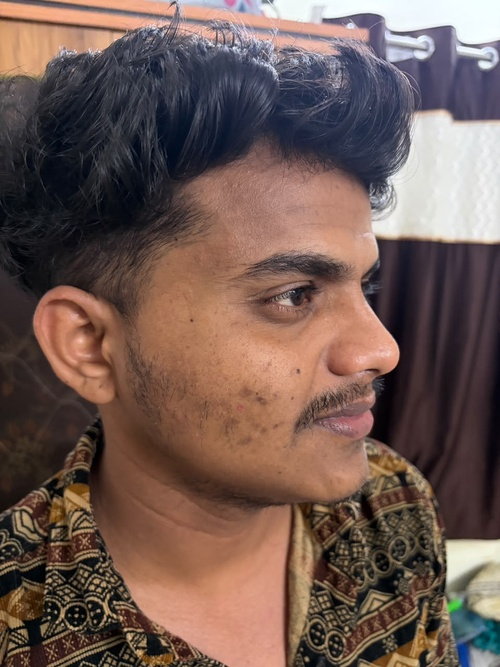
#> input picture data/photo1.jpeg, 500 x 667 px, shrunk from 960 x 1280 before the run; its folder holds 2 pictures in this run
$ python task2_features.py
#> lines starting #> are read from the running program, lines starting #| are printed output that depends on the picture

import cv2
import numpy as np
import matplotlib.pyplot as plt

from pathlib import Path
from skimage.feature import hog


# ==========================================
# 1. SET PROJECT PATHS
# ==========================================

BASE_DIR = Path(__file__).resolve().parent.parent

DATA_DIR = BASE_DIR / "data"
OUTPUT_DIR = BASE_DIR / "outputs" / "unit4"

OUTPUT_DIR.mkdir(parents=True, exist_ok=True)


# ==========================================
# 2. LOAD TWO PHOTOGRAPHS
# ==========================================

extensions = ["*.jpg", "*.jpeg", "*.png"]

image_files = []

for ext in extensions:
    image_files.extend(DATA_DIR.glob(ext))

image_files = sorted(image_files)

if len(image_files) < 2:
    raise FileNotFoundError(
        "Please put at least TWO photographs inside the data folder."
    )

image1 = cv2.imread(str(image_files[0]))
#> image1 is the input picture: shape (667, 500, 3); mean B, G, R 83.3, 90.6, 113.1
image2 = cv2.imread(str(image_files[1]))
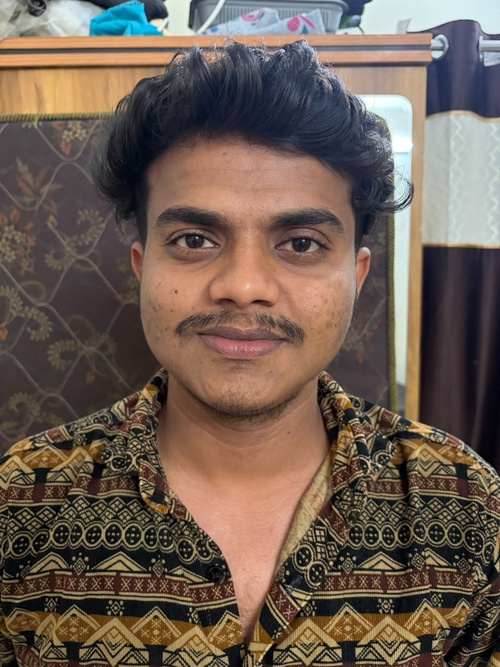
#> input picture data/photo2.jpeg, 500 x 667 px, shrunk from 960 x 1280 before the run
#> image2 is the input picture: shape (667, 500, 3); mean B, G, R 83, 94, 110.5

if image1 is None or image2 is None:
    raise ValueError("Unable to read input photographs.")

print("IMAGE 1:", image_files[0].name)
print("IMAGE 2:", image_files[1].name)


# ==========================================
# 3. CONVERT IMAGES TO GRAYSCALE
# ==========================================

gray1 = cv2.cvtColor(image1, cv2.COLOR_BGR2GRAY)
gray2 = cv2.cvtColor(image2, cv2.COLOR_BGR2GRAY)


# ==========================================
# 4. HOG FEATURE EXTRACTION
# ==========================================

def extract_hog(image):

    resized = cv2.resize(image, (128, 128))

    features, hog_image = hog(
        resized,
        orientations=9,
        pixels_per_cell=(8, 8),
        cells_per_block=(2, 2),
        visualize=True
    )
#> features = 8100 values, max 0.598 at index 2650, min 0 at index 17, mean 0.134

    return features, hog_image


hog_features1, hog_image1 = extract_hog(gray1)
#> hog_features1 has the same summary as features in extract_hog
hog_features2, hog_image2 = extract_hog(gray2)
#> in extract_hog (call 2), `resized = cv2.resize(image, (128, 128))`:
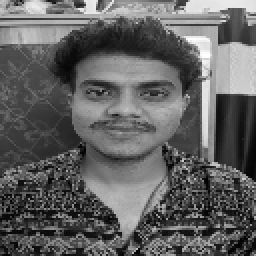
#> resized: shape (128, 128) (shown 2 times larger); min 1, max 255, mean 97.6
#> in extract_hog (call 2), `features, hog_image = hog( resized, orientations=9, pixels_per_cell=(8..`: features = 8100 values, max 0.525 at index 2686, min 0 at index 18, mean 0.135
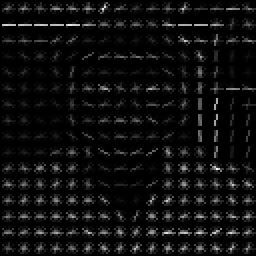
#> hog_image2: shape (128, 128) float64 (shown 2 times larger); min 0, max 68.99, mean 4; drawn with min black and max white
#> hog_features2 has the same summary as features in extract_hog

print("\nHOG FEATURE EXTRACTION")
print("----------------------")
print("Image 1 HOG features:", len(hog_features1))
#| Image 1 HOG features: 8100
print("Image 2 HOG features:", len(hog_features2))
#| Image 2 HOG features: 8100

plt.figure(figsize=(10, 5))

plt.subplot(1, 2, 1)
plt.imshow(hog_image1, cmap="gray")
plt.title("HOG Image 1")
plt.axis("off")

plt.subplot(1, 2, 2)
plt.imshow(hog_image2, cmap="gray")
plt.title("HOG Image 2")
plt.axis("off")

plt.tight_layout()
plt.savefig(OUTPUT_DIR / "hog_features.png", dpi=300)
plt.close()


# ==========================================
# 5. SIFT KEYPOINT DETECTION
# ==========================================

sift = cv2.SIFT_create()

keypoints1, descriptors1 = sift.detectAndCompute(
    gray1, None
)
#> keypoints1 = 2170 keypoints; strongest (x, y, size): (461, 556, 22.7), (98, 611, 2.5), (56, 612, 2), (49, 610, 2.1)

keypoints2, descriptors2 = sift.detectAndCompute(
    gray2, None
)
#> keypoints2 = 3341 keypoints; strongest (x, y, size): (331, 563, 2.5), (299, 609, 1.9), (317, 573, 2), (285, 627, 1.9)

print("\nSIFT FEATURE EXTRACTION")
print("-----------------------")
print("Image 1 keypoints:", len(keypoints1))
#| Image 1 keypoints: 2170
print("Image 2 keypoints:", len(keypoints2))
#| Image 2 keypoints: 3341


# Draw keypoints

sift_image1 = cv2.drawKeypoints(
    image1,
    keypoints1,
    None,
    flags=cv2.DRAW_MATCHES_FLAGS_DRAW_RICH_KEYPOINTS
)

sift_image2 = cv2.drawKeypoints(
    image2,
    keypoints2,
    None,
    flags=cv2.DRAW_MATCHES_FLAGS_DRAW_RICH_KEYPOINTS
)

cv2.imwrite(
    str(OUTPUT_DIR / "sift_keypoints_image1.jpg"),
    sift_image1
)

cv2.imwrite(
    str(OUTPUT_DIR / "sift_keypoints_image2.jpg"),
    sift_image2
)


# ==========================================
# 6. FEATURE MATCHING FUNCTION
# ==========================================

def match_features(desc1, desc2):

    if desc1 is None or desc2 is None:
        return []

    if len(desc1) < 2 or len(desc2) < 2:
        return []

    matcher = cv2.BFMatcher(cv2.NORM_L2)

    matches = matcher.knnMatch(
        desc1,
        desc2,
        k=2
    )
#> matches = 2170 matches

    good_matches = []

    for pair in matches:

        if len(pair) == 2:
            m, n = pair

            if m.distance < 0.75 * n.distance:
                good_matches.append(m)
#> after the loop, good_matches = 114 matches

    return good_matches


# ==========================================
# 7. MATCH TWO ORIGINAL PHOTOGRAPHS
# ==========================================

good_matches = match_features(
    descriptors1,
    descriptors2
)
#> good_matches = 114 matches

print("\nORIGINAL IMAGE MATCHING")
print("-----------------------")
print("Good matches:", len(good_matches))
#| Good matches: 114

matching_result = cv2.drawMatches(
    image1,
    keypoints1,
    image2,
    keypoints2,
    good_matches[:50],
    None,
    flags=cv2.DrawMatchesFlags_NOT_DRAW_SINGLE_POINTS
)

cv2.imwrite(
    str(OUTPUT_DIR / "original_feature_matching.jpg"),
    matching_result
)


# ==========================================
# 8. ROTATE SECOND IMAGE
# ==========================================

height, width = gray2.shape
#> height = 667; width = 500

rotation_matrix = cv2.getRotationMatrix2D(
    (width // 2, height // 2),
    30,
    1.0
)

rotated_image = cv2.warpAffine(
    gray2,
    rotation_matrix,
    (width, height)
)
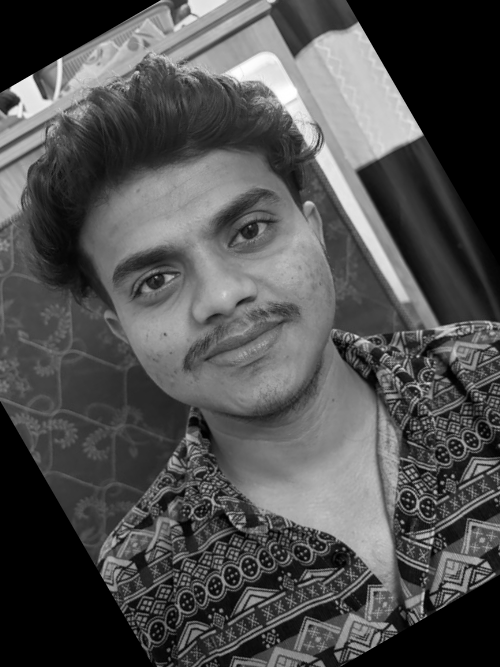
#> rotated_image: shape (667, 500); min 0, max 255, mean 80.3

rotated_keypoints, rotated_descriptors = sift.detectAndCompute(
    rotated_image,
    None
)
#> rotated_keypoints = 2728 keypoints; strongest (x, y, size): (25, 88, 14.9), (351, 103, 79), (59, 61, 3.7), (30, 80, 6.6)

rotated_matches = match_features(
    descriptors1,
    rotated_descriptors
)
#> after the loop in match_features (call 2), `for pair in matches:`: good_matches = 107 matches
#> rotated_matches = 107 matches

print("\nROTATION EXPERIMENT")
print("-------------------")
print("Original matches:", len(good_matches))
#| Original matches: 114
print("Rotated matches:", len(rotated_matches))
#| Rotated matches: 107

rotated_result = cv2.drawMatches(
    image1,
    keypoints1,
    cv2.cvtColor(rotated_image, cv2.COLOR_GRAY2BGR),
    rotated_keypoints,
    rotated_matches[:50],
    None,
    flags=cv2.DrawMatchesFlags_NOT_DRAW_SINGLE_POINTS
)
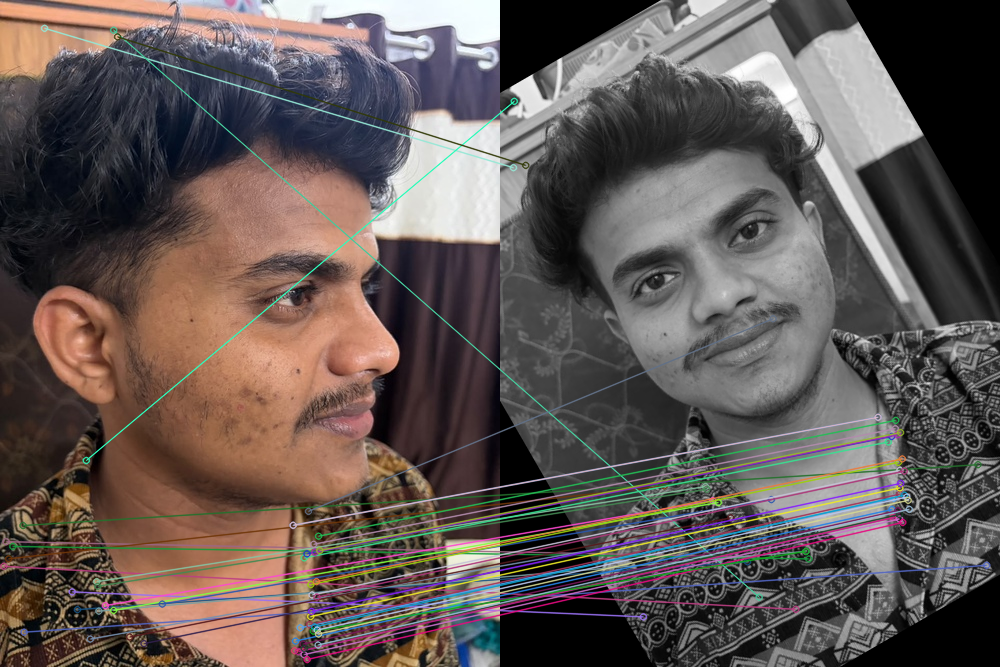
#> rotated_result: shape (667, 1000, 3); mean B, G, R 85.1, 88, 98.4

cv2.imwrite(
    str(OUTPUT_DIR / "rotated_feature_matching.jpg"),
    rotated_result
)

cv2.imwrite(
    str(OUTPUT_DIR / "rotated_image.jpg"),
    rotated_image
)


# ==========================================
# 9. RESIZE SECOND IMAGE
# ==========================================

resized_image = cv2.resize(
    gray2,
    None,
    fx=1.5,
    fy=1.5,
    interpolation=cv2.INTER_LINEAR
)

resized_keypoints, resized_descriptors = sift.detectAndCompute(
    resized_image,
    None
)
#> resized_keypoints = 8115 keypoints; strongest (x, y, size): (497, 845, 3.7), (241, 20, 13.6), (531, 837, 3.4), (212, 724, 3.9)

resized_matches = match_features(
    descriptors1,
    resized_descriptors
)
#> after the loop in match_features (call 3), `for pair in matches:`: good_matches = 170 matches
#> resized_matches = 170 matches

print("\nRESIZING EXPERIMENT")
print("-------------------")
print("Original matches:", len(good_matches))
#| Original matches: 114
print("Resized matches:", len(resized_matches))
#| Resized matches: 170

resized_result = cv2.drawMatches(
    image1,
    keypoints1,
    cv2.cvtColor(resized_image, cv2.COLOR_GRAY2BGR),
    resized_keypoints,
    resized_matches[:50],
    None,
    flags=cv2.DrawMatchesFlags_NOT_DRAW_SINGLE_POINTS
)
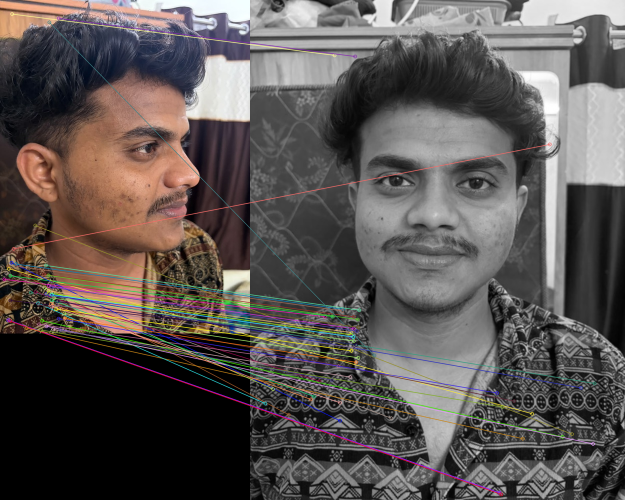
#> resized_result: shape (1000, 1250, 3) (shown at 1/2 size); mean B, G, R 82.5, 84.6, 90.7

cv2.imwrite(
    str(OUTPUT_DIR / "resized_feature_matching.jpg"),
    resized_result
)

cv2.imwrite(
    str(OUTPUT_DIR / "resized_image.jpg"),
    resized_image
)


# ==========================================
# 10. SAVE COMPARISON GRAPH
# ==========================================

labels = [
    "Original",
    "Rotated",
    "Resized"
]

match_counts = [
    len(good_matches),
    len(rotated_matches),
    len(resized_matches)
]
#> match_counts = [114, 107, 170]

plt.figure(figsize=(8, 5))

plt.bar(labels, match_counts)

plt.title("SIFT Feature Matching Comparison")
plt.xlabel("Image Transformation")
plt.ylabel("Number of Good Matches")

plt.tight_layout()

plt.savefig(
    OUTPUT_DIR / "matching_comparison.png",
    dpi=300
)
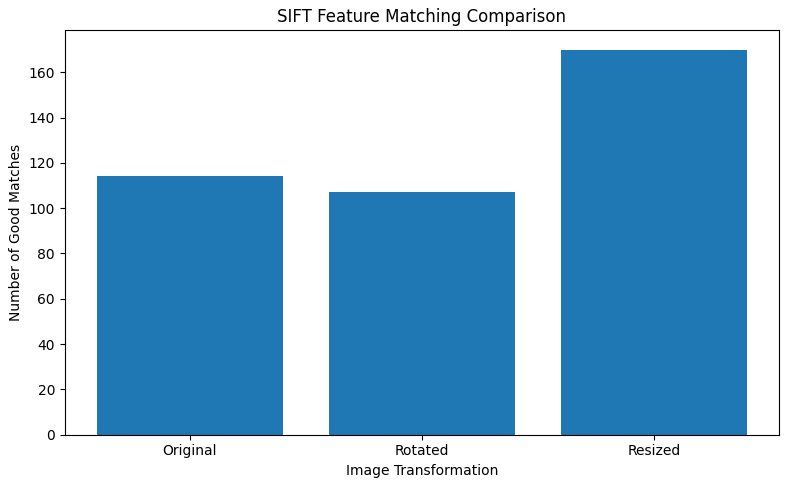
#> figure drawn by matplotlib, 1 panel; tallest bar 170 high, from x = 1.6 to 2.4

plt.close()


# ==========================================
# 11. FINAL RESULTS
# ==========================================

print("\n" + "=" * 40)
print("TASK 2 COMPLETED SUCCESSFULLY!")
print("=" * 40)

print("HOG features extracted.")
print("SIFT keypoints detected.")
print("Original feature matching completed.")
print("Rotation experiment completed.")
print("Resizing experiment completed.")

print("\nOutputs saved in:")
print(OUTPUT_DIR)
